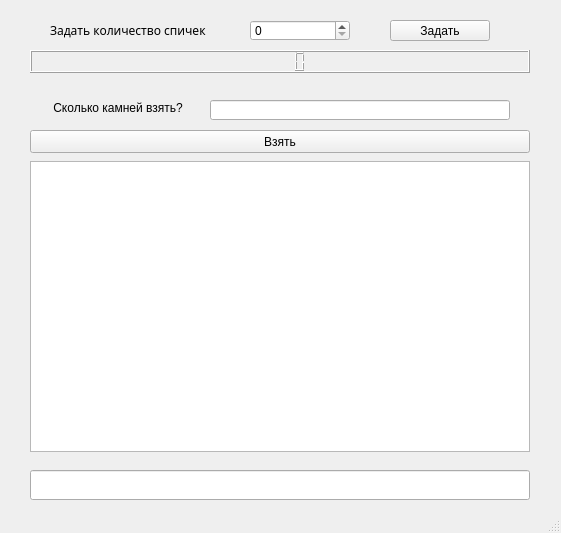
<?xml version="1.0" encoding="UTF-8"?>
<ui version="4.0">
 <class>MainWindow</class>
 <widget class="QMainWindow" name="MainWindow">
  <property name="geometry">
   <rect>
    <x>0</x>
    <y>0</y>
    <width>561</width>
    <height>533</height>
   </rect>
  </property>
  <property name="windowTitle">
   <string>MainWindow</string>
  </property>
  <widget class="QWidget" name="centralwidget">
   <widget class="QLabel" name="label">
    <property name="geometry">
     <rect>
      <x>50</x>
      <y>20</y>
      <width>200</width>
      <height>21</height>
     </rect>
    </property>
    <property name="maximumSize">
     <size>
      <width>16777213</width>
      <height>16777215</height>
     </size>
    </property>
    <property name="font">
     <font>
      <family>Narkisim</family>
      <pointsize>9</pointsize>
      <stylestrategy>PreferAntialias</stylestrategy>
     </font>
    </property>
    <property name="cursor">
     <cursorShape>CrossCursor</cursorShape>
    </property>
    <property name="text">
     <string>Задать количество спичек</string>
    </property>
   </widget>
   <widget class="QLabel" name="label_2">
    <property name="geometry">
     <rect>
      <x>50</x>
      <y>100</y>
      <width>150</width>
      <height>16</height>
     </rect>
    </property>
    <property name="font">
     <font>
      <pointsize>9</pointsize>
     </font>
    </property>
    <property name="text">
     <string> Сколько камней взять?</string>
    </property>
   </widget>
   <widget class="QListWidget" name="listWidget">
    <property name="geometry">
     <rect>
      <x>30</x>
      <y>161</y>
      <width>500</width>
      <height>291</height>
     </rect>
    </property>
    <property name="minimumSize">
     <size>
      <width>500</width>
      <height>0</height>
     </size>
    </property>
    <property name="font">
     <font>
      <pointsize>10</pointsize>
     </font>
    </property>
   </widget>
   <widget class="QPushButton" name="pushButton_2">
    <property name="geometry">
     <rect>
      <x>30</x>
      <y>130</y>
      <width>500</width>
      <height>23</height>
     </rect>
    </property>
    <property name="minimumSize">
     <size>
      <width>500</width>
      <height>0</height>
     </size>
    </property>
    <property name="font">
     <font>
      <pointsize>9</pointsize>
     </font>
    </property>
    <property name="text">
     <string>Взять</string>
    </property>
   </widget>
   <widget class="QPushButton" name="pushButton">
    <property name="geometry">
     <rect>
      <x>390</x>
      <y>20</y>
      <width>100</width>
      <height>21</height>
     </rect>
    </property>
    <property name="font">
     <font>
      <pointsize>9</pointsize>
     </font>
    </property>
    <property name="text">
     <string>Задать</string>
    </property>
   </widget>
   <widget class="QLCDNumber" name="lcdNumber">
    <property name="geometry">
     <rect>
      <x>30</x>
      <y>50</y>
      <width>500</width>
      <height>23</height>
     </rect>
    </property>
    <property name="font">
     <font>
      <pointsize>6</pointsize>
     </font>
    </property>
   </widget>
   <widget class="QLineEdit" name="lineEdit">
    <property name="geometry">
     <rect>
      <x>210</x>
      <y>100</y>
      <width>300</width>
      <height>20</height>
     </rect>
    </property>
    <property name="font">
     <font>
      <pointsize>9</pointsize>
     </font>
    </property>
   </widget>
   <widget class="QSpinBox" name="spinBox">
    <property name="geometry">
     <rect>
      <x>250</x>
      <y>20</y>
      <width>100</width>
      <height>21</height>
     </rect>
    </property>
    <property name="font">
     <font>
      <pointsize>9</pointsize>
     </font>
    </property>
   </widget>
   <widget class="QLineEdit" name="lineEdit_2">
    <property name="geometry">
     <rect>
      <x>30</x>
      <y>470</y>
      <width>500</width>
      <height>30</height>
     </rect>
    </property>
    <property name="maximumSize">
     <size>
      <width>16777215</width>
      <height>16777215</height>
     </size>
    </property>
    <property name="font">
     <font>
      <pointsize>17</pointsize>
      <weight>50</weight>
      <bold>false</bold>
      <stylestrategy>NoAntialias</stylestrategy>
     </font>
    </property>
    <property name="alignment">
     <set>Qt::AlignCenter</set>
    </property>
   </widget>
  </widget>
  <widget class="QStatusBar" name="statusbar"/>
 </widget>
 <resources/>
 <connections/>
</ui>
